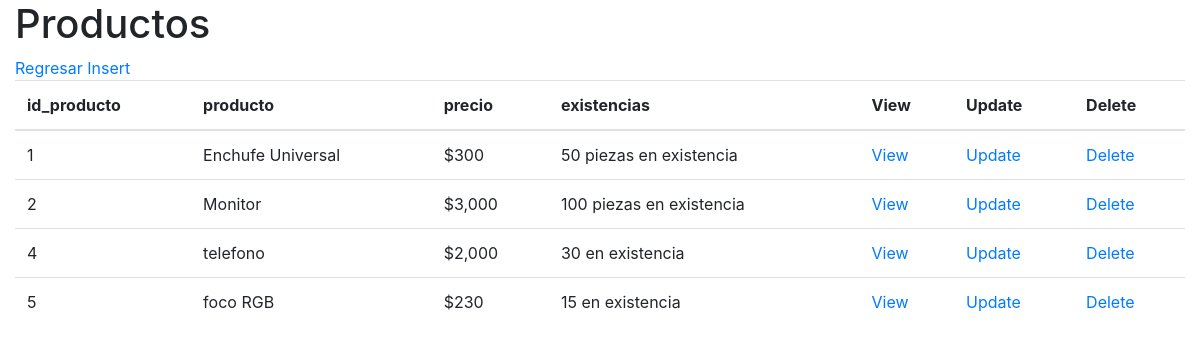
The app's page /productos/index.php, older data.
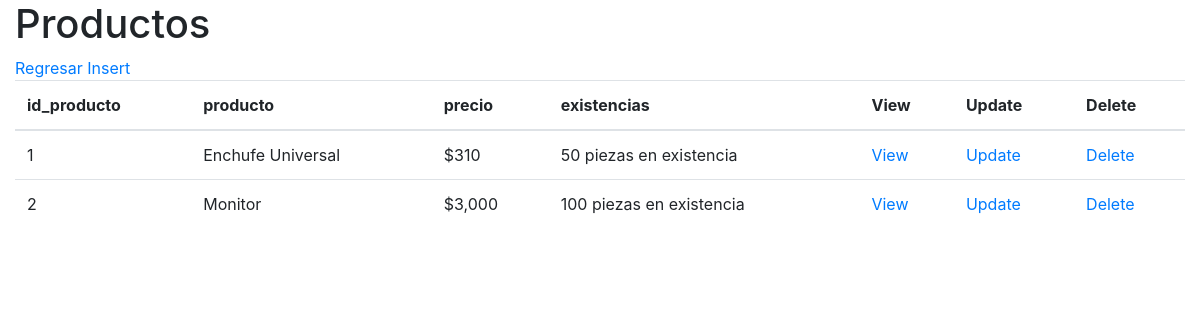
The same page, newer data.
### tables this page shows
CREATE TABLE productos(
    id_producto integer PRIMARY KEY AUTOINCREMENT,
    producto varchar(100) NOT NULL,
    precio varchar(100) NOT NULL,
    existencias varchar(100) NOT NULL
);

### productos/db/db_list.php (the view)
<?php
    $db = new SQLite3("../sql/tienda.db");
    $resultado = $db->query("SELECT * from productos;");
    $table = "
        <table class='table'>
            <thead>
            <tr>
                <th>id_producto</th>
                <th>producto</th>
                <th>precio</th>
                <th>existencias</th>
                <th>View</th>
                <th>Update</th>
                <th>Delete</th>
            </tr>
            </thead>
            ";
    print($table);
    while ($row = $resultado->fetchArray()) {
        $id_producto = $row['id_producto'];
        $producto = $row['producto'];
        $precio = $row['precio'];
        $existencias = $row['existencias'];
        $table = "
            <tr>
                <td>$id_producto</td>
                <td>$producto</td>
                <td>$precio</td>
                <td>$existencias</td>
                <td><a href='view.php?id_producto=$id_producto'>View</a></td>
                <td><a href='update.php?id_producto=$id_producto'>Update</a></td>
                <td><a href='delete.php?id_producto=$id_producto'>Delete</a></td>
            </tr>
        ";
        print($table);
    }
    print("</table>");
?>

### productos/index.php (shortened to what this page needs)
<!doctype html>
<html lang="en">
<head>
    <link rel="stylesheet" href="https://cdn.jsdelivr.net/npm/bootstrap@4.5.3/dist/css/bootstrap.min.css">
</head>
<body>
    <div class="container-fluid">
        <h1>Productos</h1>
        <a href="../index.php">Regresar</a>
        <a href="insert.php">Insert</a>
        <?php include "db/db_list.php"; ?>
    </div>
</body>
</html>

Row changes from the older to the newer data that the page shows:
removed productos: id_producto "4", producto "telefono", precio "$2,000", existencias "30 en existencia"
removed productos: id_producto "5", producto "foco RGB", precio "$230", existencias "15 en existencia"
changed productos "Enchufe Universal": precio "$300" → "$310"
